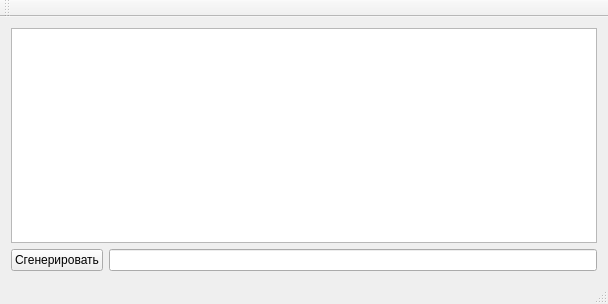
<?xml version="1.0" encoding="UTF-8"?>
<ui version="4.0">
 <class>MainWindow</class>
 <widget class="QMainWindow" name="MainWindow">
  <property name="geometry">
   <rect>
    <x>0</x>
    <y>0</y>
    <width>608</width>
    <height>304</height>
   </rect>
  </property>
  <property name="windowTitle">
   <string>MainWindow</string>
  </property>
  <widget class="QWidget" name="centralWidget">
   <layout class="QFormLayout" name="formLayout">
    <item row="3" column="0">
     <widget class="QPushButton" name="pushButton">
      <property name="text">
       <string>Сгенерировать</string>
      </property>
     </widget>
    </item>
    <item row="3" column="1">
     <widget class="QLineEdit" name="lineEdit"/>
    </item>
    <item row="0" column="0" colspan="2">
     <widget class="QListWidget" name="listWidget"/>
    </item>
   </layout>
  </widget>
  <widget class="QMenuBar" name="menuBar">
   <property name="geometry">
    <rect>
     <x>0</x>
     <y>0</y>
     <width>608</width>
     <height>21</height>
    </rect>
   </property>
  </widget>
  <widget class="QToolBar" name="mainToolBar">
   <attribute name="toolBarArea">
    <enum>TopToolBarArea</enum>
   </attribute>
   <attribute name="toolBarBreak">
    <bool>false</bool>
   </attribute>
  </widget>
  <widget class="QStatusBar" name="statusBar"/>
 </widget>
 <layoutdefault spacing="6" margin="11"/>
 <resources/>
 <connections/>
</ui>
